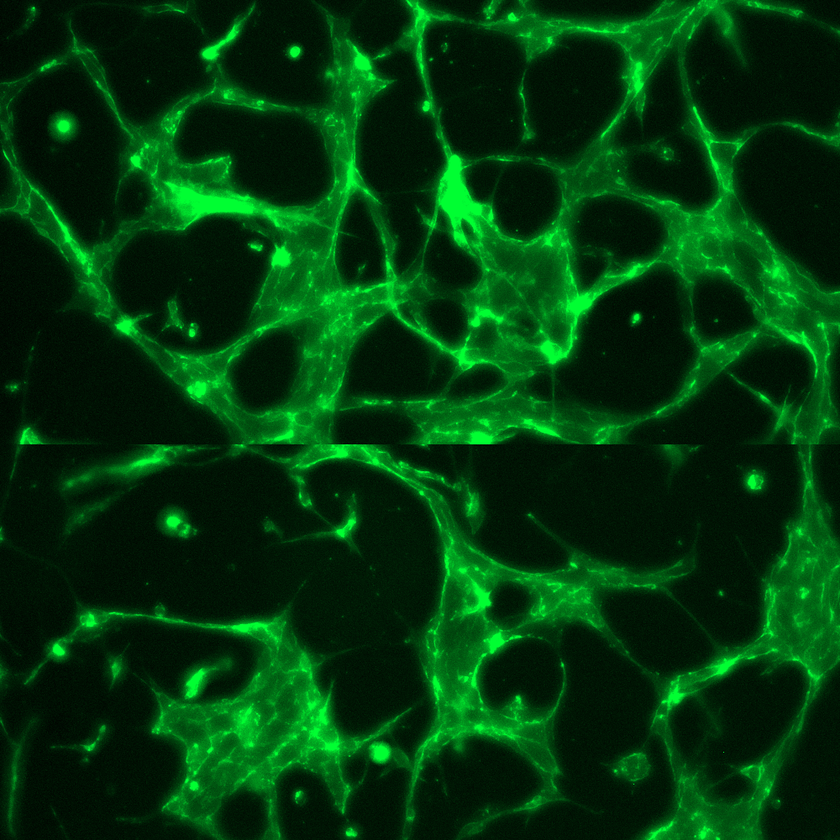
%> input picture Test data/TestData.MVN.tif, 840 x 840 px, shrunk from 1000 x 1000 before the run
$ octave --eval "result = img_bin(imread('Test data/TestData.MVN.tif'));"   (GNU Octave 9; MATLAB toolbox functions it lacks are replaced by stand-ins)
%> lines starting %> are read from the running program, lines starting %| are printed output that depends on the picture; in (x1, y1, x2, y2) boxes, pixels count from 0 and x2, y2 are one past the last pixel; in counts of white or black regions, pixels touching at a corner belong together; the program's own positions count from 1
function [binarized_img] = img_bin(im)

% binarizaing the image with 0.1 threshold value
im_nb = imbinarize(im2gray(im),0.1);
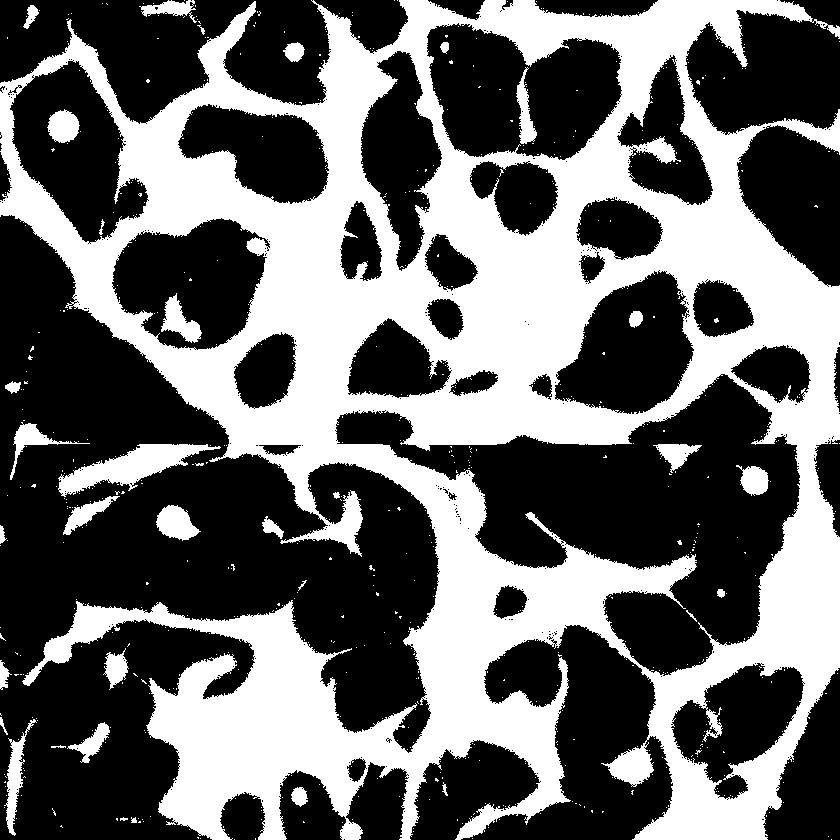
%> im_nb: size 840x840 logical; 40.6% white; 767 white regions (732 under 20 px), largest, box (x1, y1, x2, y2) and area: (0, 0, 840, 840) 270763, (58, 444, 221, 497) 3356, (4, 719, 37, 836) 1076

% filling holes in the vessel region
se = strel('disk',1);
im_nb2 = imclose(im_nb,se);
%> im_nb2: size 840x840 logical; 41.4% white; 363 white regions (333 under 20 px), largest, box (x1, y1, x2, y2) and area: (0, 0, 840, 840) 277020, (58, 444, 221, 497) 3492, (4, 717, 38, 836) 1191

% removing noise after image binarization
im_nb3 = bwareaopen(im_nb2, 100);
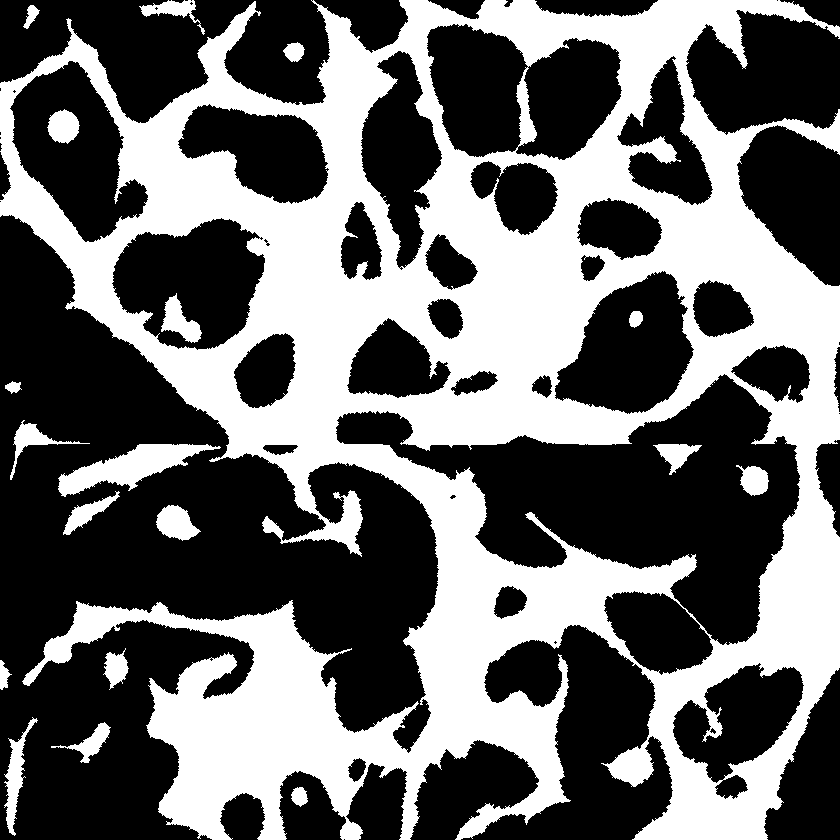
%> im_nb3: size 840x840 logical; 41.2% white; 19 white regions, largest, box (x1, y1, x2, y2) and area: (0, 0, 840, 840) 277020, (58, 444, 221, 497) 3492, (4, 717, 38, 836) 1191

% cleaning and smoothing edges of binarized regions
se2 = strel('line',5,180);
im_nb4 = imdilate(im_nb3,se2);
%> im_nb4: size 840x840 logical; 44.9% white; 19 white regions, largest, box (x1, y1, x2, y2) and area: (0, 0, 840, 840) 299787, (56, 444, 223, 497) 3857, (2, 717, 40, 836) 1705


windowSize=10;  % Decide as per your requirements
kernel=ones(windowSize)/windowSize^2;
result=conv2(single(im_nb4),kernel,'same');
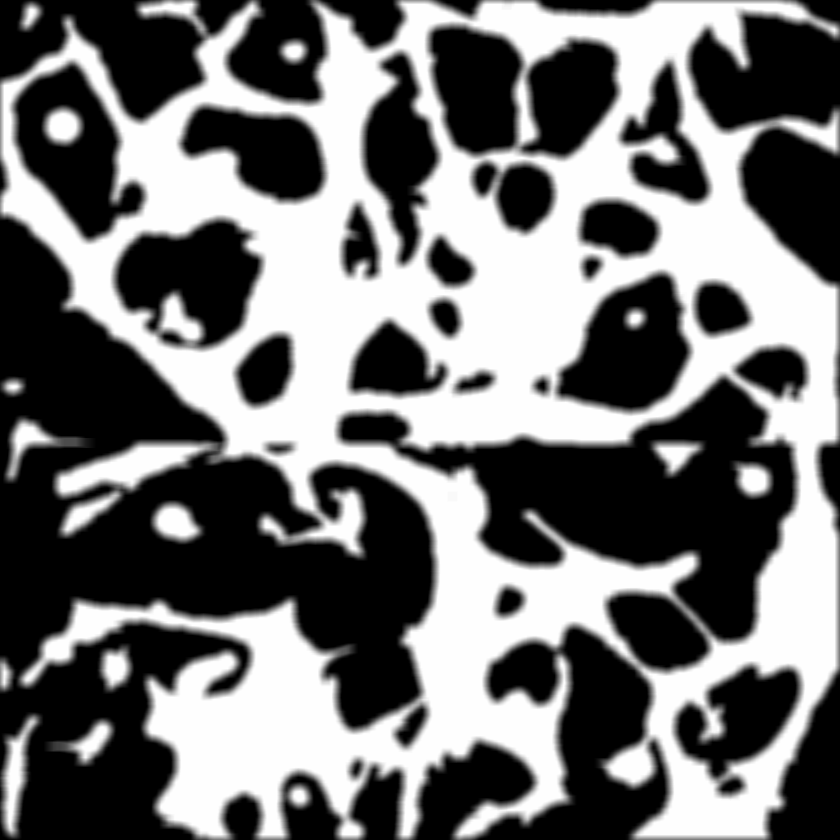
%> result: size 840x840 single; min 0, max 1, mean 0.447
result=result>0.5;
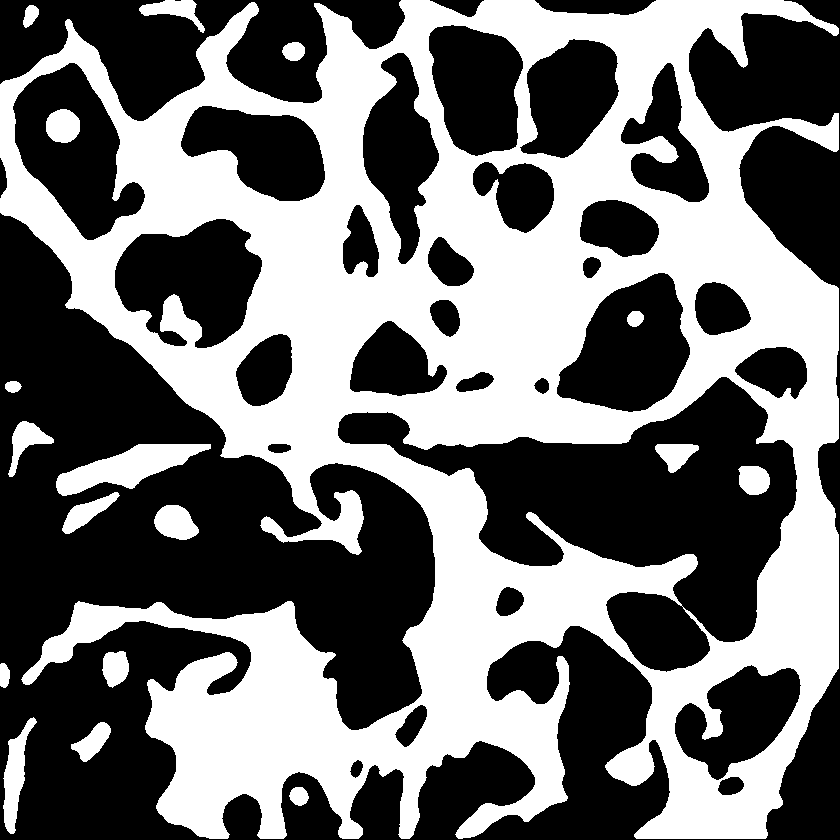
%> result: size 840x840 logical; 44.7% white; 18 white regions, largest, box (x1, y1, x2, y2) and area: (0, 0, 839, 839) 300432, (56, 444, 211, 496) 3760, (3, 717, 37, 834) 1657
im_nb4(~result)=0;
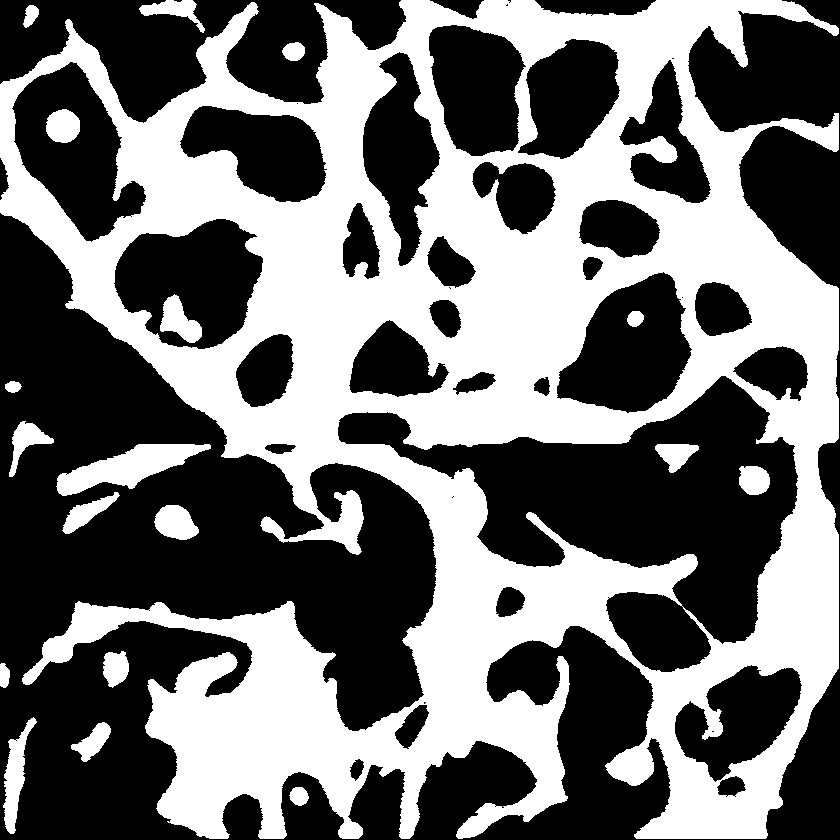
%> im_nb4: size 840x840 logical; 43.8% white; 19 white regions, largest, box (x1, y1, x2, y2) and area: (0, 0, 839, 839) 293830, (56, 444, 211, 496) 3671, (3, 717, 37, 834) 1568

im_nb5 = bwmorph(im_nb4,'majority');
%> im_nb5: size 840x840 logical; 43.8% white; 19 white regions, largest, box (x1, y1, x2, y2) and area: (0, 0, 839, 839) 293917, (57, 444, 211, 496) 3670, (3, 718, 37, 834) 1567

img_x_lim = size(im_nb5,2);
%> img_x_lim = 840
img_y_lim = size(im_nb5,1);
%> img_y_lim = 840

im_nb5(:,img_x_lim) =  im_nb5(:,img_x_lim-1);
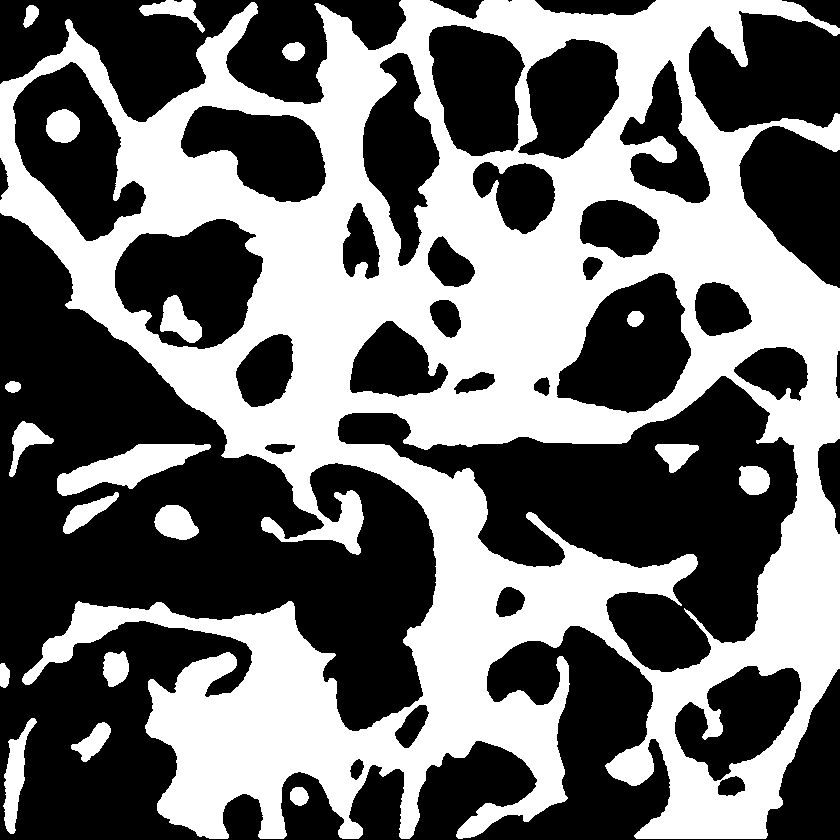
%> im_nb5: size 840x840 logical; 43.9% white; 19 white regions, largest, box (x1, y1, x2, y2) and area: (0, 0, 840, 839) 294198, (57, 444, 211, 496) 3670, (3, 718, 37, 834) 1567
binarized_img = im_nb5;

end
